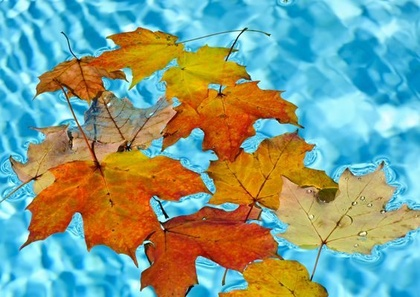
%> input picture leave_on_pool.jpg, 420 x 297 px, shrunk from 565 x 400 before the run
$ octave --eval "result = colorSegmentation(imread('leave_on_pool.jpg'));"   (GNU Octave 9; MATLAB toolbox functions it lacks are replaced by stand-ins)
%> lines starting %> are read from the running program, lines starting %| are printed output that depends on the picture; in (x1, y1, x2, y2) boxes, pixels count from 0 and x2, y2 are one past the last pixel; in counts of white or black regions, pixels touching at a corner belong together; the program's own positions count from 1
function [BW,maskedRGBImage,processedMasked,result] = colorSegmentation(RGB)

I = RGB;
%> I is the input picture: size 297x420x3 uint8; mean R, G, B 129.5, 157.9, 140.4

channel1Min = 0.000;
channel1Max = 255.000;

channel2Min = 0.000;
channel2Max = 255.000;

channel3Min = 0.000;
channel3Max = 149.000;

sliderBW = (I(:,:,1) >= channel1Min) & (I(:,:,1) <= channel1Max) & ...
    (I(:,:,2) >= channel2Min) & (I(:,:,2) <= channel2Max) & ...
    (I(:,:,3) >= channel3Min) & (I(:,:,3) <= channel3Max);
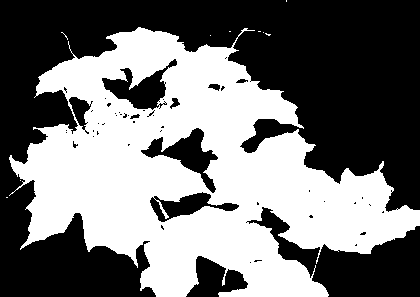
%> sliderBW: size 297x420 logical; 45.7% white; 10 white regions (9 under 20 px), largest, box (x1, y1, x2, y2) and area: (9, 27, 420, 297) 57033
BW = sliderBW;

maskedRGBImage = RGB;

maskedRGBImage(repmat(~BW,[1 1 3])) = 0;
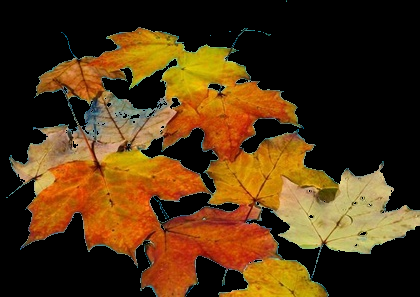
%> maskedRGBImage: size 297x420x3 uint8; mean R, G, B 81.4, 52.3, 18.3

maskedRGBImage(repmat(~BW,[1 1 3])) = 0;

se = strel('disk',5);

open = imopen(BW,se);
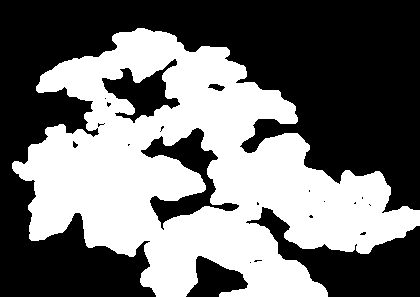
%> open: size 297x420 logical; 44.4% white; 1 white region, box (x1, y1, x2, y2) and area: (12, 28, 420, 297) 55363

processedMasked = imclose(open,se);
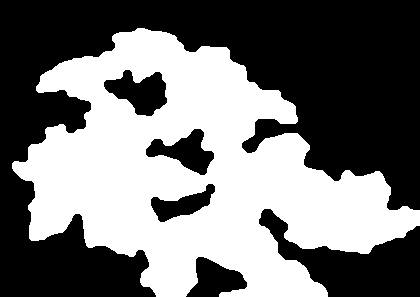
%> processedMasked: size 297x420 logical; 45.4% white; 1 white region, box (x1, y1, x2, y2) and area: (12, 28, 420, 297) 56627

s = size(BW);
%> s = [297 420]
result = RGB;

for i = 1:s(1)
    for j = 1:s(2)
        if processedMasked(i,j) == 0
            for k = 1:3
                result(i,j,k) = 0;
            end
        end
    end
end
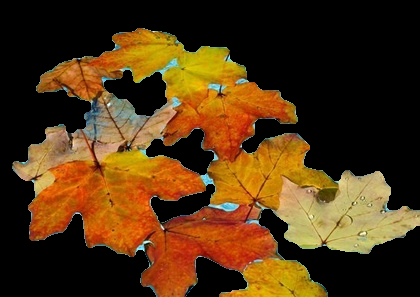
%> result: size 297x420x3 uint8; mean R, G, B 81.5, 52.5, 18.7

figure
montage({BW,maskedRGBImage,processedMasked,result})
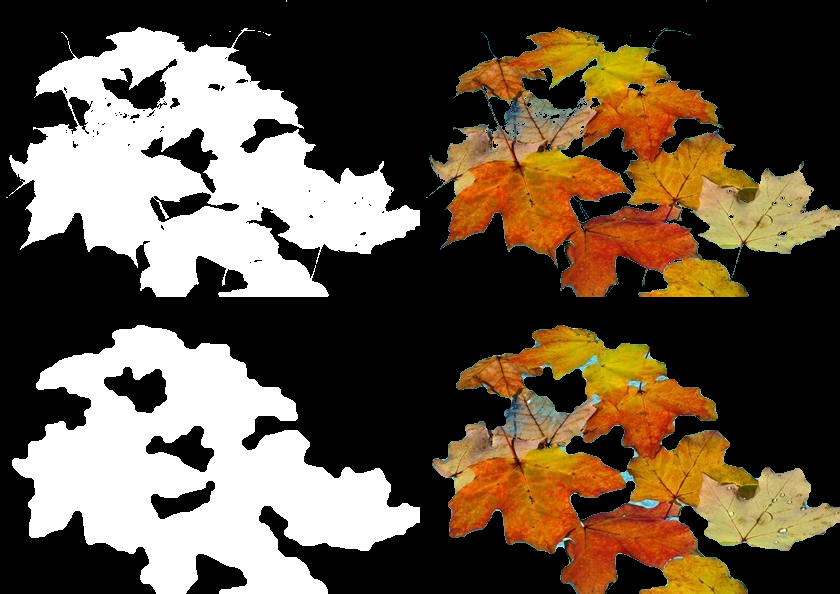
%> displayed picture: size 594x840x3, on the screen's scale of 0 to 255; mean R, G, B 98.8, 84.3, 67.4

end

$ run again, on trash_in_water.jpg
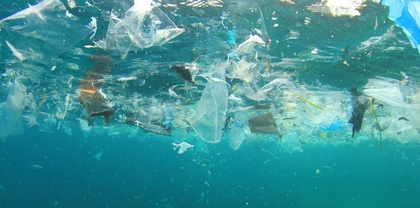
%> input picture trash_in_water.jpg, 420 x 208 px, shrunk from 1000 x 495 before the run
%> in colorSegmentation, I is the input picture: size 208x420x3 uint8; mean R, G, B 63.8, 147.8, 152.3
%> in colorSegmentation, `sliderBW = (I(:,:,1) >= channel1Min) & (I(:,:,1) <= channel1Max) & (I(..`:
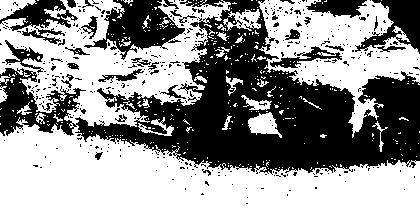
%> sliderBW: size 208x420 logical; 56.2% white; 430 black regions (395 under 20 px), largest, box (x1, y1, x2, y2) and area: (0, 0, 420, 175) 28239, (84, 0, 185, 60) 2789, (355, 0, 420, 54) 1595
%> open: size 208x420 logical; 38.3% white; 28 white regions, largest, box (x1, y1, x2, y2) and area: (0, 127, 420, 208) 20439, (301, 47, 419, 93) 2680, (306, 4, 388, 47) 2062
%> processedMasked: size 208x420 logical; 40% white; 11 white regions, largest, box (x1, y1, x2, y2) and area: (0, 127, 420, 208) 20839, (265, 0, 419, 93) 6034, (0, 0, 129, 123) 4839
%> in colorSegmentation, `montage({BW,maskedRGBImage,processedMasked,result})`:
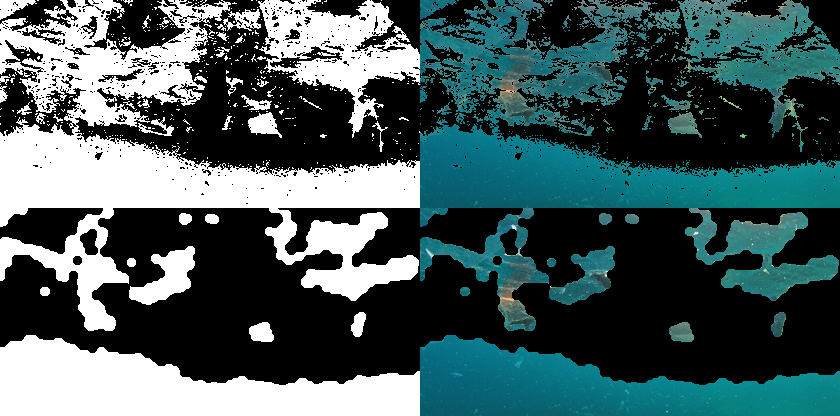
%> displayed picture: size 416x840x3, on the screen's scale of 0 to 255; mean R, G, B 68.5, 90.4, 92.1

$ run again, on Debris_in_dirty_water.png
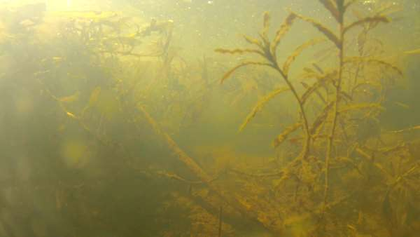
%> input picture Debris_in_dirty_water.png, 420 x 237 px, shrunk from 600 x 338 before the run
%> in colorSegmentation, I is the input picture: size 237x420x3 uint8; mean R, G, B 153.4, 142.9, 78.5
%> in colorSegmentation, `sliderBW = (I(:,:,1) >= channel1Min) & (I(:,:,1) <= channel1Max) & (I(..`:
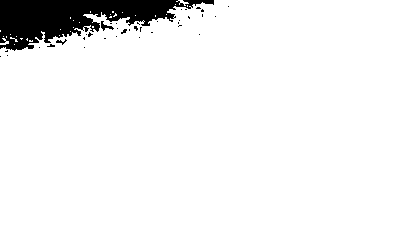
%> sliderBW: size 237x420 logical; 94.3% white; 37 black regions (34 under 20 px), largest, box (x1, y1, x2, y2) and area: (0, 0, 214, 51) 5421, (101, 21, 114, 31) 51, (56, 39, 67, 45) 26
%> maskedRGBImage: size 237x420x3 uint8; 5.65% of pixels changed, all inside (x1, y1, x2, y2) = (0, 0, 229, 57)
%> open: size 237x420 logical; 93.2% white; 8 black regions (7 under 20 px), largest, box (x1, y1, x2, y2) and area: (0, 0, 214, 57) 6754
%> processedMasked: size 237x420 logical; 93.4% white; 1 black region, box (x1, y1, x2, y2) and area: (0, 0, 214, 57) 6594
%> in colorSegmentation, `montage({BW,maskedRGBImage,processedMasked,result})`:
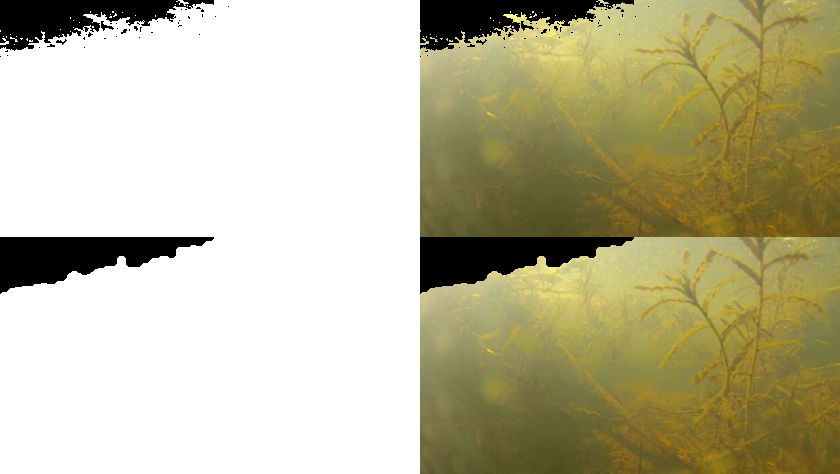
%> displayed picture: size 474x840x3, on the screen's scale of 0 to 255; mean R, G, B 189.1, 184.1, 153.9
